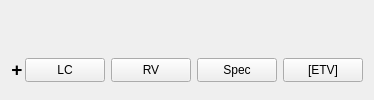
      <widget class="QWidget" name="overview">
       <layout class="QGridLayout" name="gridLayout_11">
        <item row="0" column="0">
         <widget class="QWidget" name="mp_gridWidget" native="true">
          <layout class="QVBoxLayout" name="verticalLayout_4">
           <property name="spacing">
            <number>0</number>
           </property>
           <property name="margin">
            <number>0</number>
           </property>
           <item>
            <layout class="QGridLayout" name="mp_plotGridLayout">
             <property name="spacing">
              <number>3</number>
             </property>
             <item row="0" column="0">
              <spacer name="verticalSpacer_2">
               <property name="orientation">
                <enum>Qt::Vertical</enum>
               </property>
               <property name="sizeHint" stdset="0">
                <size>
                 <width>20</width>
                 <height>40</height>
                </size>
               </property>
              </spacer>
             </item>
            </layout>
           </item>
           <item>
            <widget class="AddPlotHoverLabelWidget" name="mp_addPlotLabelWidget" native="true">
             <property name="maximumSize">
              <size>
               <width>16777215</width>
               <height>56</height>
              </size>
             </property>
             <layout class="QHBoxLayout" name="horizontalLayout_8">
              <property name="spacing">
               <number>0</number>
              </property>
              <property name="margin">
               <number>0</number>
              </property>
              <item>
               <widget class="QStackedWidget" name="mp_progressStackedWidget">
                <property name="maximumSize">
                 <size>
                  <width>16777215</width>
                  <height>24</height>
                 </size>
                </property>
                <property name="currentIndex">
                 <number>0</number>
                </property>
                <widget class="QWidget" name="page_3">
                 <layout class="QHBoxLayout" name="horizontalLayout_2">
                  <property name="margin">
                   <number>0</number>
                  </property>
                  <item>
                   <layout class="QHBoxLayout" name="horizontalLayout_4">
                    <property name="spacing">
                     <number>2</number>
                    </property>
                    <item>
                     <widget class="QLabel" name="mp_addPlotLabel">
                      <property name="sizePolicy">
                       <sizepolicy hsizetype="Preferred" vsizetype="Preferred">
                        <horstretch>0</horstretch>
                        <verstretch>0</verstretch>
                       </sizepolicy>
                      </property>
                      <property name="minimumSize">
                       <size>
                        <width>0</width>
                        <height>24</height>
                       </size>
                      </property>
                      <property name="maximumSize">
                       <size>
                        <width>16777215</width>
                        <height>24</height>
                       </size>
                      </property>
                      <property name="text">
                       <string>&lt;!DOCTYPE HTML PUBLIC &quot;-//W3C//DTD HTML 4.0//EN&quot; &quot;http://www.w3.org/TR/REC-html40/strict.dtd&quot;&gt;
&lt;html&gt;&lt;head&gt;&lt;meta name=&quot;qrichtext&quot; content=&quot;1&quot; /&gt;&lt;style type=&quot;text/css&quot;&gt;
p, li { white-space: pre-wrap; }
&lt;/style&gt;&lt;/head&gt;&lt;body style=&quot; font-family:'Ubuntu'; font-size:11pt; font-weight:400; font-style:normal;&quot;&gt;
&lt;p align=&quot;center&quot; style=&quot; margin-top:0px; margin-bottom:0px; margin-left:0px; margin-right:0px; -qt-block-indent:0; text-indent:0px;&quot;&gt;&lt;span style=&quot; font-size:14pt; font-weight:600;&quot;&gt;+&lt;/span&gt;&lt;/p&gt;&lt;/body&gt;&lt;/html&gt;</string>
                      </property>
                     </widget>
                    </item>
                    <item>
                     <widget class="QWidget" name="mp_addPlotButtonsWidget" native="true">
                      <property name="maximumSize">
                       <size>
                        <width>16777215</width>
                        <height>24</height>
                       </size>
                      </property>
                      <layout class="QHBoxLayout" name="horizontalLayout_7">
                       <property name="margin">
                        <number>0</number>
                       </property>
                       <item>
                        <widget class="QPushButton" name="mp_addLCPlotPushButton">
                         <property name="minimumSize">
                          <size>
                           <width>0</width>
                           <height>24</height>
                          </size>
                         </property>
                         <property name="maximumSize">
                          <size>
                           <width>16777215</width>
                           <height>24</height>
                          </size>
                         </property>
                         <property name="text">
                          <string>LC</string>
                         </property>
                        </widget>
                       </item>
                       <item>
                        <widget class="QPushButton" name="mp_addRVPlotPushButton">
                         <property name="minimumSize">
                          <size>
                           <width>0</width>
                           <height>24</height>
                          </size>
                         </property>
                         <property name="maximumSize">
                          <size>
                           <width>16777215</width>
                           <height>24</height>
                          </size>
                         </property>
                         <property name="text">
                          <string>RV</string>
                         </property>
                        </widget>
                       </item>
                       <item>
                        <widget class="QPushButton" name="mp_addSPPlotPushButton">
                         <property name="minimumSize">
                          <size>
                           <width>0</width>
                           <height>24</height>
                          </size>
                         </property>
                         <property name="maximumSize">
                          <size>
                           <width>16777215</width>
                           <height>24</height>
                          </size>
                         </property>
                         <property name="text">
                          <string>Spec</string>
                         </property>
                        </widget>
                       </item>
                       <item>
                        <widget class="QPushButton" name="pushButton">
                         <property name="minimumSize">
                          <size>
                           <width>0</width>
                           <height>24</height>
                          </size>
                         </property>
                         <property name="maximumSize">
                          <size>
                           <width>16777215</width>
                           <height>24</height>
                          </size>
                         </property>
                         <property name="text">
                          <string>[ETV]</string>
                         </property>
                        </widget>
                       </item>
                      </layout>
                     </widget>
                    </item>
                   </layout>
                  </item>
                 </layout>
                </widget>
                <widget class="QWidget" name="page_4">
                 <layout class="QHBoxLayout" name="horizontalLayout_11">
                  <property name="spacing">
                   <number>0</number>
                  </property>
                  <property name="margin">
                   <number>0</number>
                  </property>
                  <item>
                   <widget class="QProgressBar" name="mp_progressBar">
                    <property name="value">
                     <number>0</number>
                    </property>
                    <property name="textVisible">
                     <bool>true</bool>
                    </property>
                    <property name="invertedAppearance">
                     <bool>false</bool>
                    </property>
                   </widget>
                  </item>
                 </layout>
                </widget>
               </widget>
              </item>
             </layout>
            </widget>
           </item>
          </layout>
         </widget>
        </item>
       </layout>
      </widget>
